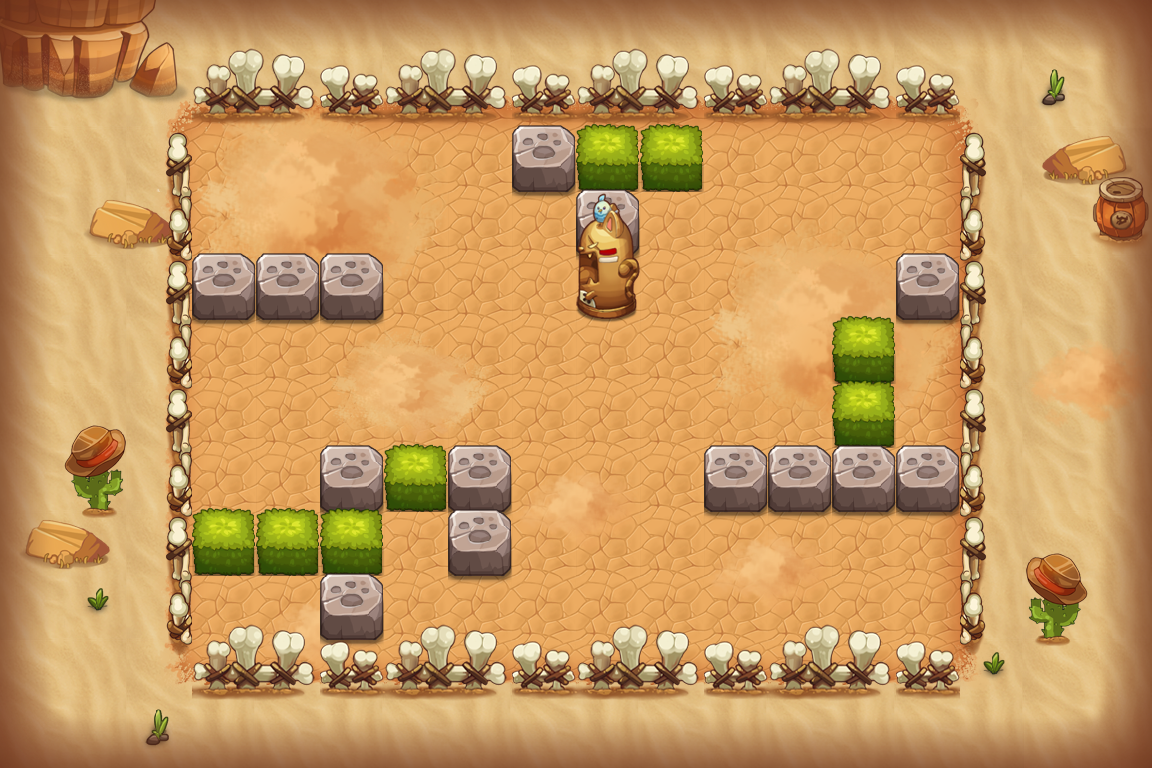

A level layout from a 2D game, rendered from its tile map. Below: a short description, then the map file with tile-grid data replaced by summaries:
An orthogonal 18x12 tile map with 64x64 px tiles, 16 tile layers (PASS, 块层 2, 块层 16, 块层 4, ...) and 13 objects (8x TRAP, 3x xrz1, PLAYER, BOMB).

<map version="1.0" orientation="orthogonal" width="18" height="12" tilewidth="64" tileheight="64">
 <properties>
  <property name="DESTRY1" value="255" />
  <property name="DESTRY2" value="314" />
  <property name="DESTRY3" value="144" />
  <property name="DESTRY4" value="173" />
  <property name="DESTRY_COUNT" value="4" />
  <property name="EXP" value="365" />
  <property name="ITEM" value="D009" />
  <property name="MONEY" value="548" />
 </properties>
 <tileset firstgid="1" name="hmpy" tilewidth="64" tileheight="64">
  <image source="hmpy-hd.png" width="1000" height="2048" />
 </tileset>
 <layer name="PASS" width="18" height="12">
  <data>[216 cells, 145 non-empty, 10 distinct tile ids]</data>
 </layer>
 <layer name="块层 2" width="18" height="12">
  <data>[216 cells, 143 non-empty, 28 distinct tile ids]</data>
 </layer>
 <layer name="块层 16" width="18" height="12">
  <data>[216 cells, 68 non-empty, 37 distinct tile ids]</data>
 </layer>
 <layer name="块层 4" width="18" height="12">
  <data>[216 cells, 27 non-empty, 5 distinct tile ids]</data>
 </layer>
 <layer name="块层 3" width="18" height="12">
  <data>[216 cells, 56 non-empty, 10 distinct tile ids]</data>
 </layer>
 <layer name="块层 5" width="18" height="12">
  <data>[216 cells, 25 non-empty, 5 distinct tile ids]</data>
 </layer>
 <layer name="SHELTER 9" width="18" height="12">
  <data>[216 cells, 12 non-empty, 3 distinct tile ids]</data>
 </layer>
 <layer name="SHELTER 8" width="18" height="12">
  <data>[216 cells, 1 non-empty, 1 distinct tile ids]</data>
 </layer>
 <layer name="SHELTER 7" width="18" height="12">
  <data>[216 cells, 4 non-empty, 2 distinct tile ids]</data>
 </layer>
 <layer name="SHELTER 6" width="18" height="12">
  <data>[216 cells, 7 non-empty, 2 distinct tile ids]</data>
 </layer>
 <layer name="SHELTER 5" width="18" height="12">
  <data>[216 cells, 1 non-empty, 1 distinct tile ids]</data>
 </layer>
 <layer name="SHELTER 4" width="18" height="12">
  <data>[216 cells, 1 non-empty, 1 distinct tile ids]</data>
 </layer>
 <layer name="SHELTER 3" width="18" height="12">
  <data>[216 cells, 5 non-empty, 2 distinct tile ids]</data>
 </layer>
 <layer name="SHELTER 2" width="18" height="12">
  <data>[216 cells, 1 non-empty, 1 distinct tile ids]</data>
 </layer>
 <layer name="SHELTER 1" width="18" height="12">
  <data>[216 cells, 3 non-empty, 2 distinct tile ids]</data>
 </layer>
 <objectgroup name="对象层 1" width="36" height="24">
  <object name="PLAYER" type="PLAYER" x="192" y="128" width="64" height="64" />
  <object name="fire1" type="TRAP" x="384" y="256" width="256" height="64">
   <properties>
    <property name="trap_id" value="1" />
    <property name="trap_particle" value="trap_fire_left_4.plist" />
    <property name="trap_state" value="open" />
   </properties>
  </object>
  <object name="senser1" type="TRAP" x="192" y="192" width="64" height="64">
   <properties>
    <property name="trap_floor" value="true" />
    <property name="trap_script" value="trap_onTNTSenser(&quot;tnt1&quot;);" />
    <property name="trap_start_mode" value="0" />
   </properties>
  </object>
  <object name="tnt1" type="BOMB" x="256" y="576" width="64" height="64">
   <properties>
    <property name="bomb_ani" value="tnt_bomb.bomb" />
    <property name="bomb_damage" value="9999" />
    <property name="bomb_power" value="1" />
   </properties>
  </object>
  <object name="xrz1" x="192" y="576" width="64" height="64">
   <properties>
    <property name="lua_ai" value="monster_xrz_ai" />
    <property name="quality" value="xrz1.quality" />
   </properties>
  </object>
  <object name="mp1" type="TRAP" x="448" y="128" width="64" height="64">
   <properties>
    <property name="trap_ani" value="mp.actor" />
    <property name="trap_floor" value="true" />
    <property name="trap_id" value="0" />
    <property name="trap_script" value="trap_moveto(&quot;PLAYER&quot;, &quot;mp1&quot;,target(&quot;mp2&quot;):getX(),target(&quot;mp2&quot;):getY() );" />
    <property name="trap_sound_id" value="1" />
    <property name="trap_start_mode" value="0" />
    <property name="trap_state" value="open" />
   </properties>
  </object>
  <object name="mp2" type="TRAP" x="896" y="320" width="64" height="64">
   <properties>
    <property name="trap_ani" value="mp.actor" />
    <property name="trap_floor" value="true" />
    <property name="trap_id" value="0" />
    <property name="trap_script" value="trap_moveto(&quot;PLAYER&quot;, &quot;mp2&quot;,target(&quot;mp1&quot;):getX(),target(&quot;mp1&quot;):getY() );" />
    <property name="trap_sound_id" value="1" />
    <property name="trap_start_mode" value="0" />
    <property name="trap_state" value="open" />
   </properties>
  </object>
  <object name="fire_control1" type="TRAP" x="896" y="576" width="64" height="64">
   <properties>
    <property name="trap_ani" value="switch.actor" />
    <property name="trap_floor" value="true" />
    <property name="trap_id" value="0" />
    <property name="trap_script" value="trap(&quot;fire_control1&quot;):setOpened( false ); trap(&quot;fire1&quot;):setVisit( false );" />
    <property name="trap_sound_id" value="2" />
    <property name="trap_start_mode" value="0" />
    <property name="trap_state" value="open" />
   </properties>
  </object>
  <object name="zi_dan_right1" type="TRAP" x="192" y="320" width="64" height="64">
   <properties>
    <property name="trap_ani" value="fire_cat_right.actor" />
    <property name="trap_delay" value="2" />
    <property name="trap_id" value="0" />
    <property name="trap_script" value="trap(&quot;zi_dan_right1&quot;):setAtkPower(target(&quot;PLAYER&quot;):getHP()*0.1);trap(&quot;zi_dan_right1&quot;):turnRight(); trap(&quot;zi_dan_right1&quot;):getAI():getActions():addObject( AIUseSkill:create(   SkillLua:create(&quot;skill_0001&quot;)  )  );" />
    <property name="trap_start_mode" value="2" />
    <property name="trap_state" value="open" />
   </properties>
  </object>
  <object name="zi_dan_down1" type="TRAP" x="576" y="320" width="64" height="64">
   <properties>
    <property name="trap_ani" value="fire_cat_down.actor" />
    <property name="trap_delay" value="2" />
    <property name="trap_id" value="0" />
    <property name="trap_script" value="trap(&quot;zi_dan_down1&quot;):setAtkPower(target(&quot;PLAYER&quot;):getHP()*0.1);trap(&quot;zi_dan_down1&quot;):turnDown(); trap(&quot;zi_dan_down1&quot;):getAI():getActions():addObject( AIUseSkill:create(   SkillLua:create(&quot;skill_0001&quot;)  )  );" />
    <property name="trap_start_mode" value="2" />
    <property name="trap_state" value="open" />
   </properties>
  </object>
  <object name="xrz1" x="896" y="512" width="64" height="64">
   <properties>
    <property name="lua_ai" value="monster_xrz_ai" />
    <property name="quality" value="xrz1.quality" />
   </properties>
  </object>
  <object name="xrz1" x="768" y="192" width="64" height="64">
   <properties>
    <property name="lua_ai" value="monster_xrz_ai" />
    <property name="quality" value="xrz1.quality" />
   </properties>
  </object>
  <object name="triger1" type="TRAP" x="192" y="192" width="64" height="64">
   <properties>
    <property name="trap_ani" value="tnt_triger.actor" />
    <property name="trap_floor" value="true" />
    <property name="trap_script" value="trap_onTNTBombTrap(&quot;triger1&quot;,&quot;tnt1&quot;);" />
    <property name="trap_sound_id" value="3" />
    <property name="trap_start_mode" value="3" />
    <property name="trap_state" value="open" />
   </properties>
  </object>
 </objectgroup>
 <layer name="块层 15" width="18" height="12">
  <data>[216 cells, 104 non-empty, 6 distinct tile ids]</data>
 </layer>
</map>
